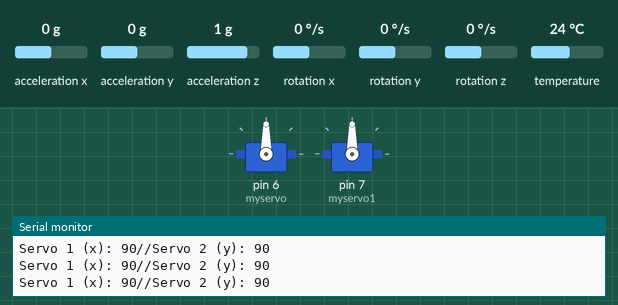
Recording of a sketch running on a simulated Arduino Uno, built with avr-gcc and run on an emulated ATmega328P. On the bench: 2 × servo, the last lines printed to the serial monitor. The inputs (shaded band) are chosen by the test bench; at power-on: acceleration x 0 g, acceleration y 0 g, acceleration z 1 g, rotation x 0 °/s, rotation y 0 °/s, rotation z 0 °/s, temperature 24 °C.

Above: at 6.9 s.
7.0 s: acceleration x set to -1.4 g
At 8.5 s:
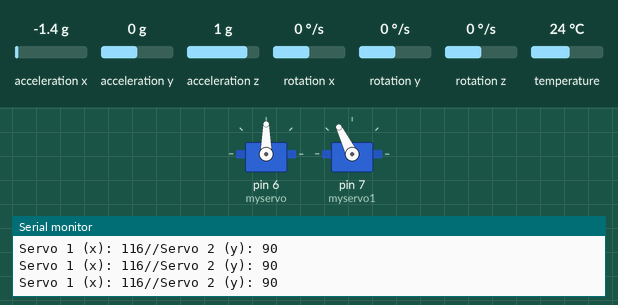
10.0 s: acceleration y set to -0.8 g
At 11.6 s:
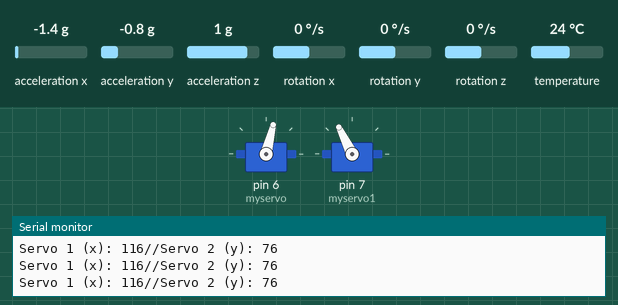
13.0 s: acceleration x set to 0.8 g
At 14.8 s:
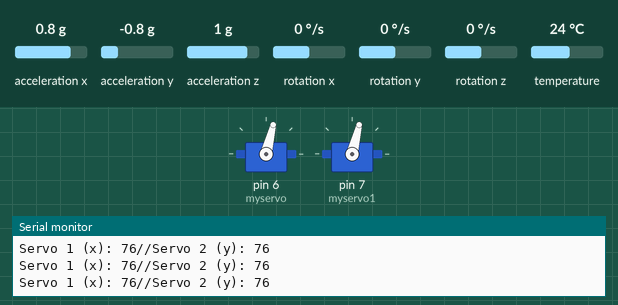
16.0 s: acceleration y set to 0.8 g
At 17.9 s:
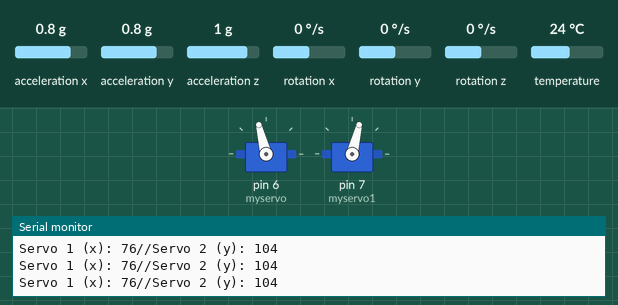
19.0 s: acceleration x set to -0.8 g
At 21.0 s:
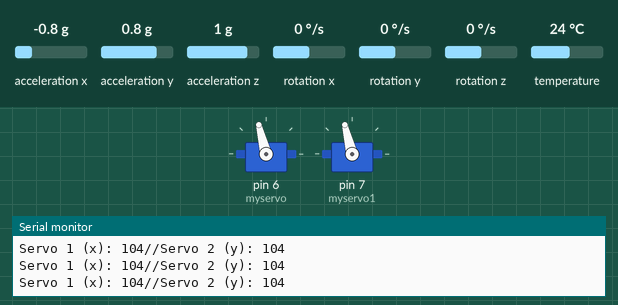
Timing chart, 0 to 22.5 s (numbered marks = the images above; inputs shaded):
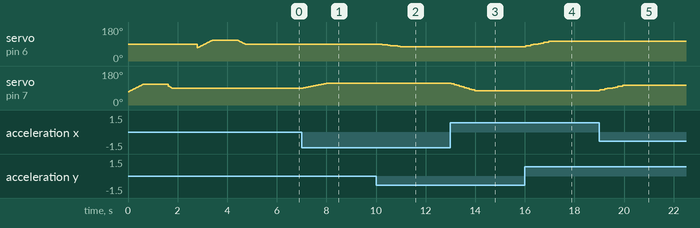

Measured:
- after the input at 7.0 s, servo on pin 7 (myservo1): moves from 90° to 116° over 0.93 s, starting after 0.06 s
- after the input at 10.0 s, servo on pin 6 (myservo): moves from 90° to 76° over 0.82 s, starting after 0.16 s
- after the input at 13.0 s, servo on pin 7 (myservo1): moves from 116° to 76° over 0.93 s, starting at once
- after the input at 16.0 s, servo on pin 6 (myservo): moves from 76° to 104° over 0.93 s, starting at once
- after the input at 19.0 s, servo on pin 7 (myservo1): moves from 76° to 104° over 0.93 s, starting at once

The sketch:

servos.ino
```cpp
#include <Adafruit_MPU6050.h>
#include <Adafruit_Sensor.h>
#include <Wire.h>
#include <Servo.h>
Servo myservo; // cria o objeto myservo
Servo myservo1; // cria o objeto myservo
int pinX = A0;
int pinY = A1;

Adafruit_MPU6050 srituhobby;
int angulo = 90;

const int numSamples = 10;
int xSamples[numSamples];
int ySamples[numSamples];
int sampleIndex = 0;

void setup()
{
Serial.begin(9600);
myservo.attach(6); // configura pino D6 - controle do Servo
myservo1.attach(7); // configura pino D6 - controle do Servo
for (int angulo = 70; angulo <= 110; angulo++) {
 myservo1.write(angulo);
 delay(15);
 }
delay(1000);
for (int angulo = 100; angulo >= 90; angulo--) {
 myservo1.write(angulo);
 delay(15);
 }
 delay(1000);
for (int angulo = 70; angulo <= 110; angulo++) {
 myservo.write(angulo);
 delay(15);
 }
delay(1000);
for (int angulo = 110; angulo >= 90; angulo--) {
 myservo.write(angulo);
 delay(15);
 }
 Wire.begin();
  srituhobby.begin();
  srituhobby.setAccelerometerRange(MPU6050_RANGE_8_G);//2_G,4_G,8_G,16_G
  srituhobby.setGyroRange(MPU6050_RANGE_500_DEG);//250,500,1000,2000
  srituhobby.setFilterBandwidth(MPU6050_BAND_21_HZ);

 delay(1000);
}


int averageFilter(int* samples, int numSamples) {
  int sum = 0;
  for (int i = 0; i < numSamples; i++) {
    sum += samples[i];
  }
  return sum / numSamples;
}

void loop()
{
sensors_event_t a, g, temp;
  srituhobby.getEvent(&a, &g, &temp);

 int xValue = a.acceleration.x;
 int yValue = a.acceleration.y;


//int xValue = analogRead(pinX);
//int yValue = analogRead(pinY);

  xSamples[sampleIndex] = xValue;
  ySamples[sampleIndex] = yValue;

  int xFiltered = averageFilter(xSamples, numSamples);
  int yFiltered = averageFilter(ySamples, numSamples);
  int xMapped = map(xFiltered, -10, 10, 110, 70);
  int yMapped = map(yFiltered, -10, 10, 70, 110);

  myservo1.write(xMapped); // controle PWM do servo
  Serial.print("Servo 1 (x): "); Serial.print(xMapped); Serial.print("//");

  sampleIndex = (sampleIndex + 1) % numSamples;//para o siguente
  myservo.write(yMapped); // controle PWM do servo
  Serial.print("Servo 2 (y): "); Serial.println(yMapped);

  delay(100);


}
```
